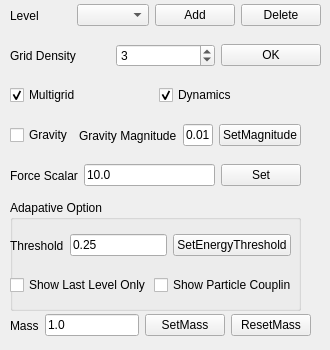
    <widget class="QWidget" name="tab">
     <attribute name="title">
      <string>Grid</string>
     </attribute>
     <widget class="QWidget" name="horizontalLayoutWidget">
      <property name="geometry">
       <rect>
        <x>10</x>
        <y>40</y>
        <width>311</width>
        <height>31</height>
       </rect>
      </property>
      <layout class="QHBoxLayout" name="horizontalLayout">
       <item>
        <widget class="QLabel" name="label">
         <property name="text">
          <string>Grid Density</string>
         </property>
        </widget>
       </item>
       <item>
        <widget class="QSpinBox" name="spinBox_gridDensity">
         <property name="value">
          <number>3</number>
         </property>
        </widget>
       </item>
       <item>
        <widget class="QPushButton" name="pushButton_ok">
         <property name="text">
          <string>OK</string>
         </property>
        </widget>
       </item>
      </layout>
     </widget>
     <widget class="QWidget" name="horizontalLayoutWidget_4">
      <property name="geometry">
       <rect>
        <x>10</x>
        <y>0</y>
        <width>311</width>
        <height>31</height>
       </rect>
      </property>
      <layout class="QHBoxLayout" name="horizontalLayout_4">
       <item>
        <widget class="QLabel" name="label_2">
         <property name="text">
          <string>Level</string>
         </property>
        </widget>
       </item>
       <item>
        <widget class="QComboBox" name="comboBox_level"/>
       </item>
       <item>
        <widget class="QPushButton" name="pushButton_addLevel">
         <property name="text">
          <string>Add</string>
         </property>
        </widget>
       </item>
       <item>
        <widget class="QPushButton" name="pushButton_deleteLevel">
         <property name="text">
          <string>Delete</string>
         </property>
        </widget>
       </item>
      </layout>
     </widget>
     <widget class="QWidget" name="horizontalLayoutWidget_7">
      <property name="geometry">
       <rect>
        <x>10</x>
        <y>80</y>
        <width>291</width>
        <height>31</height>
       </rect>
      </property>
      <layout class="QHBoxLayout" name="horizontalLayout_7">
       <item>
        <widget class="QCheckBox" name="checkBox_multigrid">
         <property name="text">
          <string>Multigrid</string>
         </property>
         <property name="checked">
          <bool>true</bool>
         </property>
        </widget>
       </item>
       <item>
        <widget class="QCheckBox" name="checkBox_dynamics">
         <property name="text">
          <string>Dynamics</string>
         </property>
         <property name="checked">
          <bool>true</bool>
         </property>
        </widget>
       </item>
      </layout>
     </widget>
     <widget class="QWidget" name="horizontalLayoutWidget_10">
      <property name="geometry">
       <rect>
        <x>10</x>
        <y>120</y>
        <width>291</width>
        <height>31</height>
       </rect>
      </property>
      <layout class="QHBoxLayout" name="horizontalLayout_10">
       <item>
        <widget class="QCheckBox" name="checkBox_gravity">
         <property name="text">
          <string>Gravity</string>
         </property>
         <property name="checked">
          <bool>false</bool>
         </property>
        </widget>
       </item>
       <item>
        <widget class="QLabel" name="label_18">
         <property name="text">
          <string>Gravity Magnitude</string>
         </property>
        </widget>
       </item>
       <item>
        <widget class="QLineEdit" name="lineEdit_gravityMagnitude">
         <property name="text">
          <string>0.01</string>
         </property>
        </widget>
       </item>
       <item>
        <widget class="QPushButton" name="pushButton_setGravityMagnitude">
         <property name="text">
          <string>SetMagnitude</string>
         </property>
        </widget>
       </item>
      </layout>
     </widget>
     <widget class="QWidget" name="horizontalLayoutWidget_9">
      <property name="geometry">
       <rect>
        <x>10</x>
        <y>160</y>
        <width>291</width>
        <height>31</height>
       </rect>
      </property>
      <layout class="QHBoxLayout" name="horizontalLayout_9">
       <item>
        <widget class="QLabel" name="label_17">
         <property name="text">
          <string>Force Scalar</string>
         </property>
        </widget>
       </item>
       <item>
        <widget class="QLineEdit" name="lineEdit_forceScalar">
         <property name="text">
          <string>10.0</string>
         </property>
        </widget>
       </item>
       <item>
        <widget class="QPushButton" name="pushButton_setForceScalar">
         <property name="text">
          <string>Set</string>
         </property>
        </widget>
       </item>
      </layout>
     </widget>
     <widget class="QGroupBox" name="groupBox_4">
      <property name="geometry">
       <rect>
        <x>10</x>
        <y>200</y>
        <width>291</width>
        <height>111</height>
       </rect>
      </property>
      <property name="title">
       <string>Adapative Option</string>
      </property>
      <widget class="QWidget" name="horizontalLayoutWidget_23">
       <property name="geometry">
        <rect>
         <x>0</x>
         <y>30</y>
         <width>281</width>
         <height>31</height>
        </rect>
       </property>
       <layout class="QHBoxLayout" name="horizontalLayout_23">
        <item>
         <widget class="QLabel" name="label_21">
          <property name="text">
           <string>Threshold</string>
          </property>
         </widget>
        </item>
        <item>
         <widget class="QLineEdit" name="lineEdit_thresholdEnergy">
          <property name="text">
           <string>0.25</string>
          </property>
         </widget>
        </item>
        <item>
         <widget class="QPushButton" name="pushButton_setThresholdEnergy">
          <property name="text">
           <string>SetEnergyThreshold</string>
          </property>
         </widget>
        </item>
       </layout>
      </widget>
      <widget class="QWidget" name="horizontalLayoutWidget_24">
       <property name="geometry">
        <rect>
         <x>0</x>
         <y>70</y>
         <width>281</width>
         <height>31</height>
        </rect>
       </property>
       <layout class="QHBoxLayout" name="horizontalLayout_24">
        <item>
         <widget class="QCheckBox" name="checkBox_setShowLastLevel">
          <property name="text">
           <string>Show Last Level Only</string>
          </property>
         </widget>
        </item>
        <item>
         <widget class="QCheckBox" name="checkBox_showParticle">
          <property name="text">
           <string>Show Particle Coupling</string>
          </property>
         </widget>
        </item>
       </layout>
      </widget>
     </widget>
     <widget class="QWidget" name="horizontalLayoutWidget_20">
      <property name="geometry">
       <rect>
        <x>10</x>
        <y>310</y>
        <width>301</width>
        <height>31</height>
       </rect>
      </property>
      <layout class="QHBoxLayout" name="horizontalLayout_20">
       <item>
        <widget class="QLabel" name="label_20">
         <property name="text">
          <string>Mass</string>
         </property>
        </widget>
       </item>
       <item>
        <widget class="QLineEdit" name="lineEdit_mass">
         <property name="text">
          <string>1.0</string>
         </property>
        </widget>
       </item>
       <item>
        <widget class="QPushButton" name="pushButton_setMass">
         <property name="text">
          <string>SetMass</string>
         </property>
        </widget>
       </item>
       <item>
        <widget class="QPushButton" name="pushButton_resetMass">
         <property name="text">
          <string>ResetMass</string>
         </property>
        </widget>
       </item>
      </layout>
     </widget>
    </widget>
